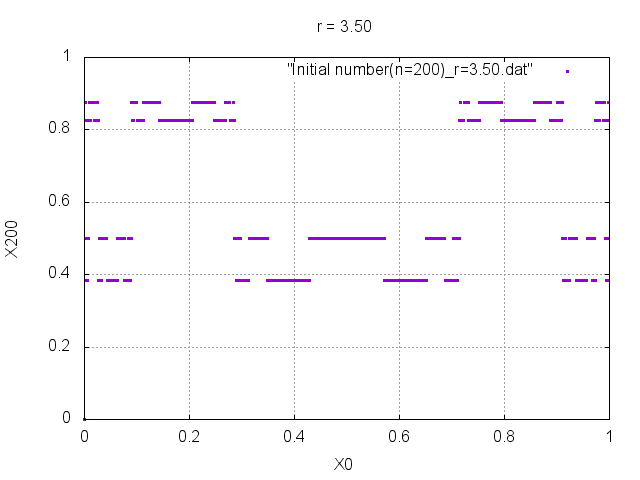

gnuplot code for this plot:
set grid
set title "r = 3.50"
set xrange [0:1]
set yrange [0:1]
set xlabel "X0"
set ylabel "X200"
plot "Initial number(n=200)_r=3.50.dat"with points pt 5 ps 0.2
pause 2
set terminal png
set output "Initial number(n=200)_r=3.50.png"
replot
set terminal x11
